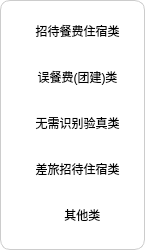
<?xml version="1.0" encoding="UTF-8"?>
<ui version="4.0">
 <class>ScanVerticalForm</class>
 <widget class="QWidget" name="ScanVerticalForm">
  <property name="windowModality">
   <enum>Qt::ApplicationModal</enum>
  </property>
  <property name="geometry">
   <rect>
    <x>0</x>
    <y>0</y>
    <width>145</width>
    <height>250</height>
   </rect>
  </property>
  <property name="sizePolicy">
   <sizepolicy hsizetype="Fixed" vsizetype="Preferred">
    <horstretch>0</horstretch>
    <verstretch>0</verstretch>
   </sizepolicy>
  </property>
  <property name="minimumSize">
   <size>
    <width>140</width>
    <height>0</height>
   </size>
  </property>
  <property name="maximumSize">
   <size>
    <width>155</width>
    <height>16777215</height>
   </size>
  </property>
  <property name="windowTitle">
   <string>Form</string>
  </property>
  <property name="styleSheet">
   <string notr="true">QWidget#ScanVerticalForm{background:rgba(255,255,255,1);
border-radius:10px;
border:1px solid rgba(204,204,204,1);}</string>
  </property>
  <layout class="QVBoxLayout" name="verticalLayout">
   <property name="leftMargin">
    <number>0</number>
   </property>
   <property name="rightMargin">
    <number>0</number>
   </property>
   <item>
    <widget class="QFrame" name="frame">
     <property name="sizePolicy">
      <sizepolicy hsizetype="Fixed" vsizetype="Preferred">
       <horstretch>0</horstretch>
       <verstretch>0</verstretch>
      </sizepolicy>
     </property>
     <property name="minimumSize">
      <size>
       <width>155</width>
       <height>0</height>
      </size>
     </property>
     <property name="maximumSize">
      <size>
       <width>155</width>
       <height>16777215</height>
      </size>
     </property>
     <property name="styleSheet">
      <string notr="true"/>
     </property>
     <property name="frameShape">
      <enum>QFrame::NoFrame</enum>
     </property>
     <property name="frameShadow">
      <enum>QFrame::Raised</enum>
     </property>
     <layout class="QVBoxLayout" name="verticalLayout_2">
      <property name="leftMargin">
       <number>0</number>
      </property>
      <property name="topMargin">
       <number>0</number>
      </property>
      <property name="rightMargin">
       <number>0</number>
      </property>
      <property name="bottomMargin">
       <number>0</number>
      </property>
      <item>
       <widget class="MyToolButton" name="toolButton">
        <property name="minimumSize">
         <size>
          <width>155</width>
          <height>40</height>
         </size>
        </property>
        <property name="maximumSize">
         <size>
          <width>155</width>
          <height>40</height>
         </size>
        </property>
        <property name="styleSheet">
         <string notr="true">QToolButton{  
color:rgb(0, 0, 0);  

}  
QToolButton:hover{
background:rgba(64,197,173,1);
color:rgb(255, 255, 255);  
 
}  
QToolButton:pressed{ 
background:rgba(64,197,173,1);
color:rgb(255, 255, 255); 
}  </string>
        </property>
        <property name="text">
         <string>招待餐费住宿类</string>
        </property>
        <property name="icon">
         <iconset resource="res.qrc">
          <normaloff>:/imag/saomiaoreciptionnormal.png</normaloff>:/imag/saomiaoreciptionnormal.png</iconset>
        </property>
        <property name="iconSize">
         <size>
          <width>16</width>
          <height>16</height>
         </size>
        </property>
        <property name="toolButtonStyle">
         <enum>Qt::ToolButtonTextBesideIcon</enum>
        </property>
        <property name="autoRaise">
         <bool>true</bool>
        </property>
       </widget>
      </item>
      <item>
       <widget class="MyToolButton" name="toolButton_2">
        <property name="minimumSize">
         <size>
          <width>155</width>
          <height>40</height>
         </size>
        </property>
        <property name="maximumSize">
         <size>
          <width>155</width>
          <height>40</height>
         </size>
        </property>
        <property name="styleSheet">
         <string notr="true">QToolButton{  
color:rgb(0, 0, 0);  

}  
QToolButton:hover{
background:rgba(64,197,173,1);
color:rgb(255, 255, 255);  
 
}  
QToolButton:pressed{ 
background:rgba(64,197,173,1);
color:rgb(255, 255, 255); 
}  </string>
        </property>
        <property name="text">
         <string>误餐费(团建)类</string>
        </property>
        <property name="icon">
         <iconset resource="res.qrc">
          <normaloff>:/imag/saomiaoteamworknormal.png</normaloff>:/imag/saomiaoteamworknormal.png</iconset>
        </property>
        <property name="iconSize">
         <size>
          <width>60</width>
          <height>60</height>
         </size>
        </property>
        <property name="toolButtonStyle">
         <enum>Qt::ToolButtonTextBesideIcon</enum>
        </property>
        <property name="autoRaise">
         <bool>true</bool>
        </property>
        <property name="arrowType">
         <enum>Qt::NoArrow</enum>
        </property>
       </widget>
      </item>
      <item>
       <widget class="MyToolButton" name="toolButton_3">
        <property name="minimumSize">
         <size>
          <width>155</width>
          <height>40</height>
         </size>
        </property>
        <property name="maximumSize">
         <size>
          <width>155</width>
          <height>40</height>
         </size>
        </property>
        <property name="styleSheet">
         <string notr="true">QToolButton{  
color:rgb(0, 0, 0);  

}  
QToolButton:hover{
background:rgba(64,197,173,1);
color:rgb(255, 255, 255);  
 
}  
QToolButton:pressed{ 
background:rgba(64,197,173,1);
color:rgb(255, 255, 255); 
}  </string>
        </property>
        <property name="text">
         <string>无需识别验真类</string>
        </property>
        <property name="icon">
         <iconset resource="res.qrc">
          <normaloff>:/imag/saomiaoaddworknormal.png</normaloff>:/imag/saomiaoaddworknormal.png</iconset>
        </property>
        <property name="iconSize">
         <size>
          <width>60</width>
          <height>60</height>
         </size>
        </property>
        <property name="toolButtonStyle">
         <enum>Qt::ToolButtonTextBesideIcon</enum>
        </property>
        <property name="autoRaise">
         <bool>true</bool>
        </property>
       </widget>
      </item>
      <item>
       <widget class="MyToolButton" name="toolButton_5">
        <property name="minimumSize">
         <size>
          <width>155</width>
          <height>40</height>
         </size>
        </property>
        <property name="maximumSize">
         <size>
          <width>155</width>
          <height>40</height>
         </size>
        </property>
        <property name="styleSheet">
         <string notr="true">QToolButton{  
color:rgb(0, 0, 0);  

}  
QToolButton:hover{
background:rgba(64,197,173,1);
color:rgb(255, 255, 255);  
 
}  
QToolButton:pressed{ 
background:rgba(64,197,173,1);
color:rgb(255, 255, 255); 
}  </string>
        </property>
        <property name="text">
         <string>差旅招待住宿类</string>
        </property>
        <property name="icon">
         <iconset resource="res.qrc">
          <normaloff>:/imag/saomiaotravelnormal.png</normaloff>:/imag/saomiaotravelnormal.png</iconset>
        </property>
        <property name="iconSize">
         <size>
          <width>60</width>
          <height>60</height>
         </size>
        </property>
        <property name="toolButtonStyle">
         <enum>Qt::ToolButtonTextBesideIcon</enum>
        </property>
        <property name="autoRaise">
         <bool>true</bool>
        </property>
       </widget>
      </item>
      <item>
       <widget class="MyToolButton" name="toolButton_4">
        <property name="minimumSize">
         <size>
          <width>155</width>
          <height>40</height>
         </size>
        </property>
        <property name="maximumSize">
         <size>
          <width>155</width>
          <height>40</height>
         </size>
        </property>
        <property name="styleSheet">
         <string notr="true">QToolButton{  
color:rgb(0, 0, 0);  

}  
QToolButton:hover{
background:rgba(64,197,173,1);
color:rgb(255, 255, 255);  
 
}  
QToolButton:pressed{ 
background:rgba(64,197,173,1);
color:rgb(255, 255, 255); 
}  </string>
        </property>
        <property name="text">
         <string>   其他类</string>
        </property>
        <property name="icon">
         <iconset resource="res.qrc">
          <normaloff>:/imag/saomiaoothernormal.png</normaloff>:/imag/saomiaoothernormal.png</iconset>
        </property>
        <property name="iconSize">
         <size>
          <width>60</width>
          <height>60</height>
         </size>
        </property>
        <property name="toolButtonStyle">
         <enum>Qt::ToolButtonTextBesideIcon</enum>
        </property>
        <property name="autoRaise">
         <bool>true</bool>
        </property>
       </widget>
      </item>
     </layout>
    </widget>
   </item>
  </layout>
 </widget>
 <customwidgets>
  <customwidget>
   <class>MyToolButton</class>
   <extends>QToolButton</extends>
   <header location="global">mytoolbutton.h</header>
  </customwidget>
 </customwidgets>
 <resources>
  <include location="res.qrc"/>
 </resources>
 <connections/>
</ui>
